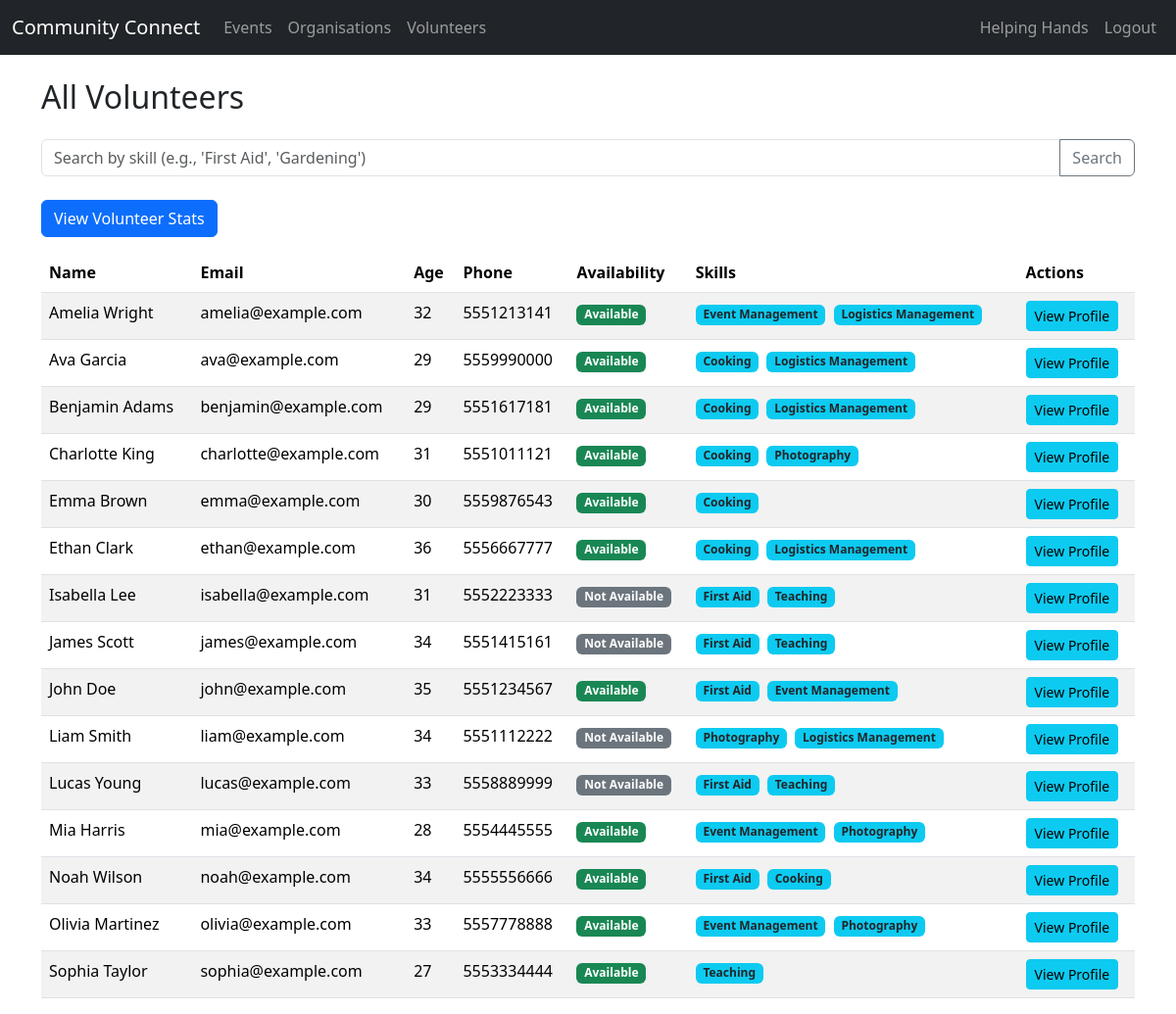
/volunteers (signed in), run on an earlier commit of the app's database.
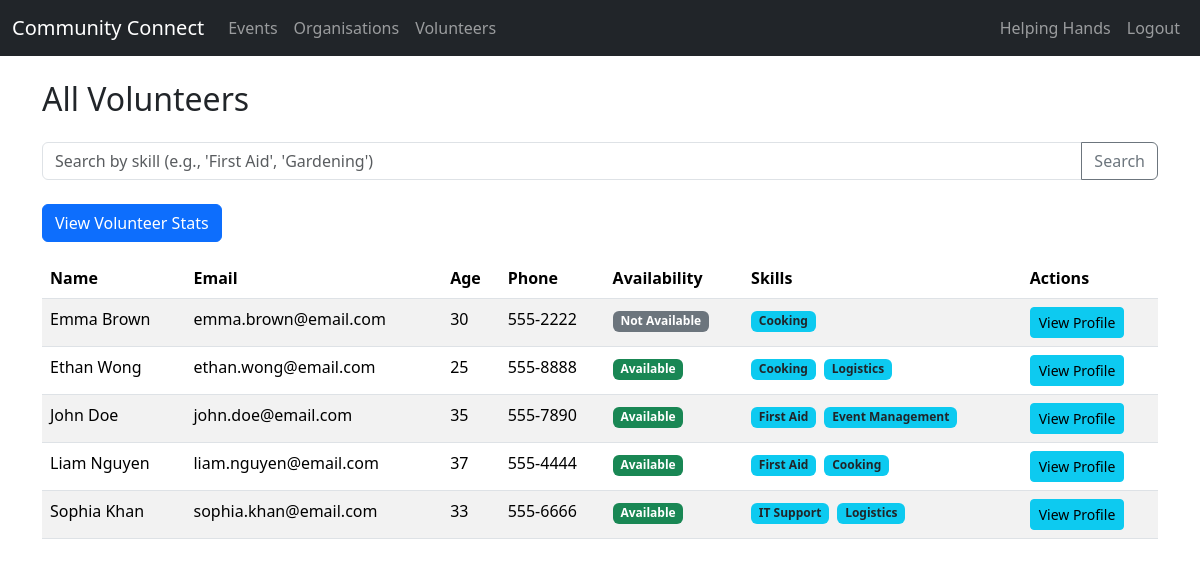
And on a later commit of the database.
### tables this page shows
CREATE TABLE Volunteers (
    VolunteerID INTEGER PRIMARY KEY AUTOINCREMENT,
    FirstName TEXT(20) NOT NULL,
    LastName TEXT(20) NOT NULL,
    Email TEXT(320) UNIQUE NOT NULL,
    Password TEXT(128) NOT NULL,
    Phone TEXT(32),
    Address TEXT(255),
    DateOfBirth DATE,
    Availability BOOLEAN,
    ProfilePhoto BLOB,
    EmergencyContact TEXT(32)
);

### app.py (the view)
@app.route("/volunteers")
@login_required
def list_volunteers():
    db = get_db()
    search_query = request.args.get('q', '')
    query = """
        SELECT V.VolunteerID, V.FirstName ||' '|| V.LastName AS Fullname,
               (strftime('%Y', 'now') - strftime('%Y', DateOfBirth)) - (CASE WHEN strftime('%m-%d', 'now') < strftime('%m-%d', DateOfBirth) THEN 1 ELSE 0 END) AS Age,
               V.Email, V.Phone, V.Availability, GROUP_CONCAT(S.Name) AS Skills
        FROM Volunteers V
        LEFT JOIN VolunteerSkills VS ON V.VolunteerID = VS.VolunteerID
        LEFT JOIN Skills S ON VS.SkillID = S.SkillID
    """
    params = []
    if search_query:
        query += " WHERE S.Name LIKE ?"
        params.append('%' + search_query + '%')
    query += " GROUP BY V.VolunteerID ORDER BY V.FirstName"
    volunteers = db.execute(query, params).fetchall()
    return render_template("list_volunteers.html", volunteers=volunteers, query=search_query)

### app.py (called while the page is built)
def get_db():
    db = getattr(g, "_database", None)
    if db is None:
        db = g._database = sqlite3.connect(DATABASE)
        db.row_factory = sqlite3.Row  # This allows accessing columns by name
    return db

@app.teardown_appcontext
def close_connection(exception):
    db = getattr(g, "_database", None)
    if db is not None:
        db.close()

def login_required(f):
    @wraps(f)
    def decorated_function(*args, **kwargs):
        if "user_id" not in session:
            flash("Please log in first.", "error")
            return redirect(url_for("login"))
        return f(*args, **kwargs)
    return decorated_function

### templates/list_volunteers.html
{% extends "base.html" %}
{% block content %}
<h2 class="mb-4">All Volunteers</h2>
<form method="GET" action="{{ url_for('list_volunteers') }}" class="mb-4">
    <div class="input-group">
        <input type="text" name="q" class="form-control" placeholder="Search by skill (e.g., 'First Aid', 'Gardening')" value="{{ query }}">
        <button class="btn btn-outline-secondary" type="submit">Search</button>
    </div>
</form>
<div class="mb-3">
    <a href="{{ url_for('volunteer_stats') }}" class="btn btn-primary">View Volunteer Stats</a>
</div>
<table class="table table-striped">
    <thead>
        <tr>
            <th>Name</th>
            <th>Email</th>
            <th>Age</th>
            <th>Phone</th>
            <th>Availability</th>
            <th>Skills</th>
            <th>Actions</th>
        </tr>
    </thead>
    <tbody>
        {% for volunteer in volunteers %}
        <tr>
            <td>{{ volunteer.Fullname }}</td>
            <td>{{ volunteer.Email }}</td>
            <td>{{ volunteer.Age }}</td>
            <td>{{ volunteer.Phone or 'N/A' }}</td>
            <td>
                {% if volunteer.Availability %}
                    <span class="badge bg-success">Available</span>
                {% else %}
                    <span class="badge bg-secondary">Not Available</span>
                {% endif %}
            </td>
            <td>
                {% if volunteer.Skills %}
                    {% for skill in volunteer.Skills.split(',') %}
                        <span class="badge bg-info text-dark me-1">{{ skill.strip() }}</span>
                    {% endfor %}
                {% else %}
                    N/A
                {% endif %}
            </td>
            <td>
                <a href="{{ url_for('view_volunteer_profile', volunteer_id=volunteer.VolunteerID) }}" class="btn btn-sm btn-info">View Profile</a>
            </td>
        </tr>
        {% else %}
        <tr>
            <td colspan="7">No volunteers found matching your search.</td>
        </tr>
        {% endfor %}
    </tbody>
</table>
{% endblock %}

### templates/base.html (shortened to what this page needs)
<!doctype html>
<html lang="en">
  <head>
    <link href="https://cdn.jsdelivr.net/npm/bootstrap@5.3.3/dist/css/bootstrap.min.css" rel="stylesheet">
  </head>
  <body>
<nav class="navbar navbar-expand-lg navbar-dark bg-dark">
  <div class="container-fluid">
    <a class="navbar-brand" href="{{ url_for('index') }}">Community Connect</a>
    <div class="collapse navbar-collapse" id="navbarNav">
      {% if 'user_id' in session %}
      <ul class="navbar-nav me-auto">
        <li class="nav-item">
          <a class="nav-link" href="{{ url_for('list_events') }}">Events</a>
        </li>
        <li class="nav-item">
          <a class="nav-link" href="{{ url_for('list_orgs') }}">Organisations</a>
        </li>
        <li class="nav-item">
          <a class="nav-link" href="{{ url_for('list_volunteers') }}">Volunteers</a>
        </li>
      </ul>
      {% endif %}
      <ul class="navbar-nav ms-auto">
        {% if 'user_id' in session %}
          <li class="nav-item">
            <a class="nav-link" href="{{ url_for(session.account_type + '_dashboard') }}">{{ session.get('name', 'Dashboard') }}</a>
          </li>
          <li class="nav-item">
            <a class="nav-link" href="{{ url_for('logout') }}">Logout</a>
          </li>
        {% endif %}
      </ul>
    </div>
  </div>
</nav>
    <div class="container mt-4">
      {% block content %}{% endblock %}
    </div>
  </body>
</html>

What changed in the data, as far as the page shows it:
removed Volunteers: Fullname "Amelia Wright", Email "amelia@example.com", Age "32", Phone "5551213141", Availability "Available", strip "Event Management" "Logistics Management"
removed Volunteers: Fullname "Ava Garcia", Email "ava@example.com", Age "29", Phone "5559990000", Availability "Available", strip "Cooking" "Logistics Management"
removed Volunteers: Fullname "Benjamin Adams", Email "benjamin@example.com", Age "29", Phone "5551617181", Availability "Available", strip "Cooking" "Logistics Management"
removed Volunteers: Fullname "Charlotte King", Email "charlotte@example.com", Age "31", Phone "5551011121", Availability "Available", strip "Cooking" "Photography"
removed Volunteers: Fullname "Ethan Clark", Email "ethan@example.com", Age "36", Phone "5556667777", Availability "Available", strip "Cooking" "Logistics Management"
removed Volunteers: Fullname "Isabella Lee", Email "isabella@example.com", Age "31", Phone "5552223333", Availability "Not Available", strip "First Aid" "Teaching"
removed Volunteers: Fullname "James Scott", Email "james@example.com", Age "34", Phone "5551415161", Availability "Not Available", strip "First Aid" "Teaching"
removed Volunteers: Fullname "Lucas Young", Email "lucas@example.com", Age "33", Phone "5558889999", Availability "Not Available", strip "First Aid" "Teaching"
removed Volunteers: Fullname "Mia Harris", Email "mia@example.com", Age "28", Phone "5554445555", Availability "Available", strip "Event Management" "Photography"
removed Volunteers: Fullname "Olivia Martinez", Email "olivia@example.com", Age "33", Phone "5557778888", Availability "Available", strip "Event Management" "Photography"
changed Volunteers: Email "emma@example.com" → "emma.brown@email.com"; Phone "5559876543" → "555-2222"; Availability "Available" → "Not Available"
changed Volunteers: Fullname "Noah Wilson" → "Ethan Wong"; Email "noah@example.com" → "ethan.wong@email.com"; Age "34" → "25"; Phone "5555556666" → "555-8888"; moves up the list
changed Volunteers: Email "john@example.com" → "john.doe@email.com"; Phone "5551234567" → "555-7890"
changed Volunteers: Fullname "Liam Smith" → "Liam Nguyen"; Email "liam@example.com" → "liam.nguyen@email.com"; Age "34" → "37"; Phone "5551112222" → "555-4444"; Availability "Not Available" → "Available"
changed Volunteers: Fullname "Sophia Taylor" → "Sophia Khan"; Email "sophia@example.com" → "sophia.khan@email.com"; Age "27" → "33"; Phone "5553334444" → "555-6666"
Also different on the page:
new list line: "Logistics"
new list line: "First Aid"
new list line: "Cooking"
new list line: "IT Support"
list line gone: "Photography"
list line gone: "Logistics Management"
list line gone: "First Aid"
list line gone: "Teaching"
